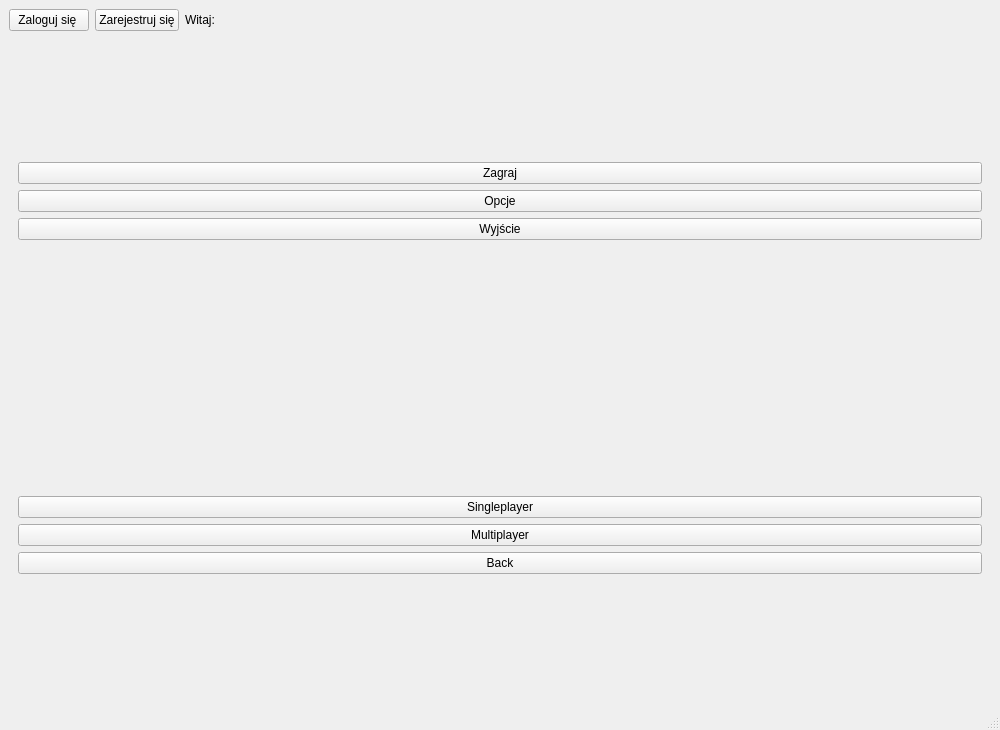
<?xml version="1.0" encoding="UTF-8"?>
<ui version="4.0">
 <class>MainMenu</class>
 <widget class="QMainWindow" name="MainMenu">
  <property name="geometry">
   <rect>
    <x>0</x>
    <y>0</y>
    <width>1000</width>
    <height>730</height>
   </rect>
  </property>
  <property name="windowTitle">
   <string>MainMenu</string>
  </property>
  <widget class="QWidget" name="centralwidget">
   <layout class="QGridLayout" name="gridLayout">
    <item row="2" column="0">
     <widget class="QWidget" name="WGameSelect" native="true">
      <layout class="QVBoxLayout" name="WSelectGame">
       <item>
        <spacer name="verticalSpacer_3">
         <property name="orientation">
          <enum>Qt::Vertical</enum>
         </property>
         <property name="sizeHint" stdset="0">
          <size>
           <width>20</width>
           <height>40</height>
          </size>
         </property>
        </spacer>
       </item>
       <item>
        <widget class="QPushButton" name="BSingleplayer">
         <property name="text">
          <string>Singleplayer</string>
         </property>
        </widget>
       </item>
       <item>
        <widget class="QPushButton" name="BMultiplayer">
         <property name="text">
          <string>Multiplayer</string>
         </property>
        </widget>
       </item>
       <item>
        <widget class="QPushButton" name="BSelectGameModeBack">
         <property name="text">
          <string>Back</string>
         </property>
        </widget>
       </item>
       <item>
        <spacer name="verticalSpacer_4">
         <property name="orientation">
          <enum>Qt::Vertical</enum>
         </property>
         <property name="sizeHint" stdset="0">
          <size>
           <width>20</width>
           <height>40</height>
          </size>
         </property>
        </spacer>
       </item>
      </layout>
     </widget>
    </item>
    <item row="1" column="0">
     <widget class="QWidget" name="WDefault" native="true">
      <layout class="QVBoxLayout" name="verticalLayout_5">
       <item>
        <spacer name="verticalSpacer">
         <property name="orientation">
          <enum>Qt::Vertical</enum>
         </property>
         <property name="sizeType">
          <enum>QSizePolicy::Expanding</enum>
         </property>
         <property name="sizeHint" stdset="0">
          <size>
           <width>20</width>
           <height>40</height>
          </size>
         </property>
        </spacer>
       </item>
       <item>
        <widget class="QPushButton" name="BPlay">
         <property name="text">
          <string>Zagraj</string>
         </property>
        </widget>
       </item>
       <item>
        <widget class="QPushButton" name="BSetting">
         <property name="text">
          <string>Opcje</string>
         </property>
        </widget>
       </item>
       <item>
        <widget class="QPushButton" name="BExit">
         <property name="text">
          <string>Wyjście</string>
         </property>
        </widget>
       </item>
       <item>
        <spacer name="verticalSpacer_2">
         <property name="orientation">
          <enum>Qt::Vertical</enum>
         </property>
         <property name="sizeHint" stdset="0">
          <size>
           <width>17</width>
           <height>37</height>
          </size>
         </property>
        </spacer>
       </item>
      </layout>
     </widget>
    </item>
    <item row="0" column="0">
     <layout class="QHBoxLayout" name="horizontalLayout">
      <item>
       <widget class="QPushButton" name="BLogin">
        <property name="text">
         <string>Zaloguj się </string>
        </property>
       </widget>
      </item>
      <item>
       <widget class="QPushButton" name="BRegist">
        <property name="text">
         <string>Zarejestruj się</string>
        </property>
       </widget>
      </item>
      <item>
       <widget class="QLabel" name="label">
        <property name="text">
         <string>Witaj:</string>
        </property>
       </widget>
      </item>
      <item>
       <widget class="QLabel" name="TPlayerNickname">
        <property name="text">
         <string/>
        </property>
       </widget>
      </item>
      <item>
       <spacer name="horizontalSpacer">
        <property name="orientation">
         <enum>Qt::Horizontal</enum>
        </property>
        <property name="sizeHint" stdset="0">
         <size>
          <width>40</width>
          <height>20</height>
         </size>
        </property>
       </spacer>
      </item>
     </layout>
    </item>
   </layout>
  </widget>
  <widget class="QMenuBar" name="menubar">
   <property name="geometry">
    <rect>
     <x>0</x>
     <y>0</y>
     <width>1000</width>
     <height>21</height>
    </rect>
   </property>
  </widget>
  <widget class="QStatusBar" name="statusbar"/>
 </widget>
 <resources/>
 <connections/>
</ui>
